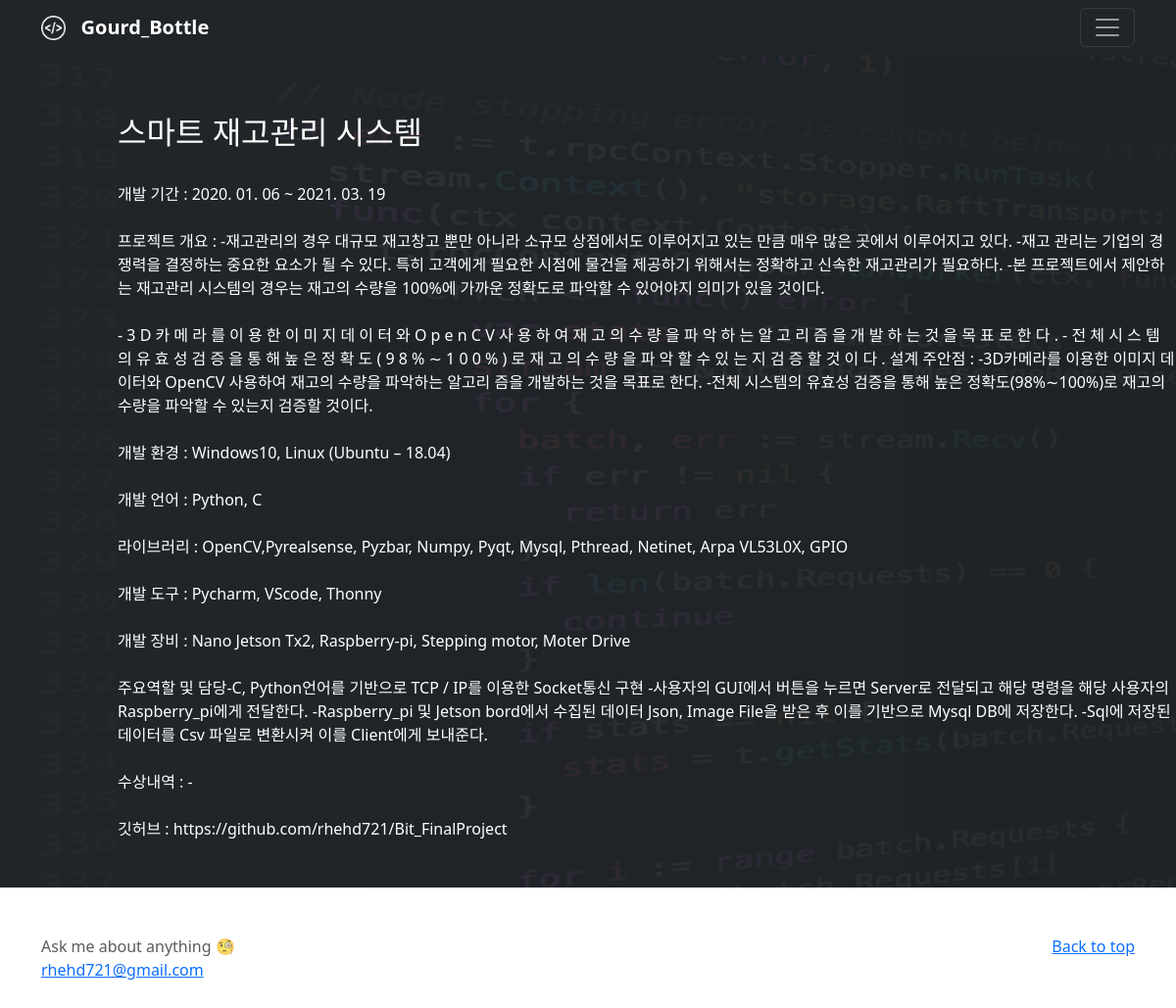
Screenshot of /PortFolio_detail/3 with the database file from the repository.
### PortFolio/models.py (models this page shows, shortened)
class PortFolio(models.Model):
    title = models.CharField(max_length=200)    # 이름
    term = models.CharField(max_length=200)   # 기간
    summary = models.TextField()    # 프로젝트 개요
    contents = models.TextField()   # 설계 주안점
    development_environment = models.CharField(max_length=200)   # 개발환경
    development_language = models.CharField(max_length=200) # 개발언어
    library = models.CharField(max_length=500) # 라이브러리
    tool = models.CharField(max_length=500)   # 개발도구
    equipment = models.CharField(max_length=500)   # 개발장비
    role = models.TextField()    # 주요역할 및 담당
    awards = models.TextField() # 받은 상
    image = models.ImageField() # 이미지
    git = models.CharField(max_length=200)  # git 주소
    date = models.DateTimeField()   # 종결날짜

### PortFolio/views.py (the view)
# urls.py: path('PortFolio_detail/<int:user_id>', views.PortFolio_detail, name = "PortFolio_detail"),
def PortFolio_detail(request, user_id):
    detail_ = get_object_or_404(PortFolio, pk = user_id)
    return render (request, 'PortFolio_detail.html', {'detail_' : detail_})

### PortFolio/templates/PortFolio_detail.html (shortened to what this page needs)
{% extends 'base.html' %}
{% load static %}
{% block CSS %}
<link href="{% static 'css/PortFolio_detail.css' %}" rel="stylesheet">
{% endblock %}
{% block contents %}
<div class="back">
    <div class="text">
        <h2>{{detail_.title}}</h2>
        <br>
        개발 기간 : {{detail_.term}}
        <br><br>
        프로젝트 개요 : {{detail_.summary}}
        <br><br>
        {% for skill in detail_.contents  %}
        {{ skill }}
        {% endfor %}
        설계 주안점 : {{detail_.contents}}
        <br><br>
        개발 환경 : {{detail_.development_environment}}
        <br><br>
        개발 언어 : {{detail_.development_language}}
        <br><br>
        라이브러리 : {{detail_.library}}
        <br><br>
        개발 도구 : {{detail_.tool}}
        <br><br>
        개발 장비 : {{detail_.equipment}}
        <br><br>
        주요역할 및 담당{{detail_.role}}
        <br><br>
        수상내역 : {{detail_.awards}}
        <br><br>
        깃허브 : {{detail_.git}}
        <br><br>
        <br>
    </div>
</div>
{% endblock %}

### PortFolio/static/css/PortFolio_detail.css (style rules this page uses)
.back { width: 100%; height: 100%; text-align: left; position: relative; z-index: 1; background-color: #212529; }
.back::after { width: 100%; height: 100%; content: ""; background: url("../images/coding.png"); position: absolute; top: 0; left: 0; z-index: -1; opacity: 0.1; }
.text { color: #fff; padding-top: 5%; margin-left: 10%; }

### rows the page displays
PortFolio: title "스마트 재고관리 시스템", term "2020. 01. 06 ~ 2021. 03. 19", summary "-재고관리의 경우 대규모 재고창고 뿐만 아니라 소규모 상점에서도 이루어지고 있는 만큼 매우 많은 곳에서 이루어지고 있다. -재고 관리는 기업의 경쟁력을 결정하는 중요한 요소가 될 수 있다. 특히 고객에게 필요한 시점에 물건을 제공하기 위해서는 정확하고 신속한 재고관리가 필요하다. -본 프로젝트에서 제안하는 재고관리 시스템의 경우는 재고의 수량을 100%에 가까운 정확도로 파악할 수 있어야지 의미가 있을 것이다.", contents "-3D카메라를 이용한 이미지 데이터와 OpenCV 사용하여 재고의 수량을 파악하는 알고리 즘을 개발하는 것을 목표로 한다. -전체 시스템의 유효성 검증을 통해 높은 정확도(98%∼100%)로 재고의 수량을 파악할 수 있는지 검증할 것이다.", development_environment "Windows10, Linux (Ubuntu – 18.04)", development_language "Python, C", library "OpenCV,Pyrealsense, Pyzbar, Numpy, Pyqt, Mysql, Pthread, Netinet, Arpa VL53L0X, GPIO", tool "Pycharm, VScode, Thonny", equipment "Nano Jetson Tx2, Raspberry-pi, Stepping motor, Moter Drive", role "-C, Python언어를 기반으로 TCP / IP를 이용한 Socket통신 구현 -사용자의 GUI에서 버튼을 누르면 Server로 전달되고 해당 명령을 해당 사용자의 Raspberry_pi에게 전달한다. -Raspberry_pi 및 Jetson bord에서 수집된 데이터 Json, Image File을 받은 후 이를 기반으로 Mysql DB에 저장한다. -Sql에 저장된 데이터를 Csv 파일로 변환시켜 이를 Client에게 보내준다.", awards "-", git "https://github.com/rhehd721/Bit_FinalProject"

### other values shown
{{ skill }} "-" "3" "D" "카" "메" "라" "를" "이" "용" "한" "이" "미" "지" "데" "이" "터" "와" "O" "p" "e" "n" "C" "V" "사" "용" "하" "여" "재" "고" "의" "수" "량" "을" "파" "악" "하" "는" "알" "고" "리" "즘" "을" "개" "발" "하" "는" "것" "을" "목" "표" "로" "한" "다" "." "-" "전" "체" "시" "스" "템" "의" "유" "효" "성" "검" "증" "을" "통" "해" "높" "은" "정" "확" "도" "(" "9" "8" "%" "∼" "1" "0" "0" "%" ")" "로" "재" "고" "의" "수" "량" "을" "파" "악" "할" "수" "있" "는" "지" "검" "증" "할" "것" "이" "다" "."
